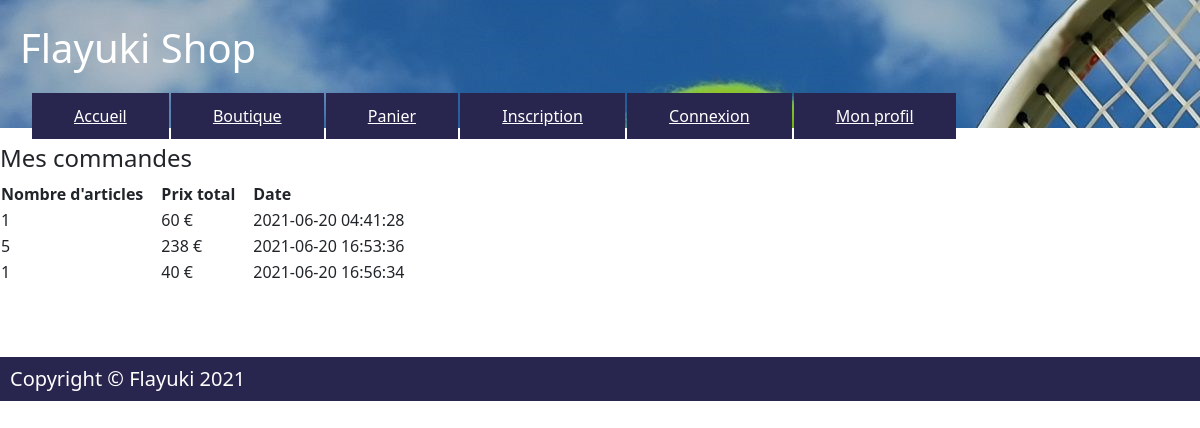
Screenshot of /commandes.php (signed in) with the database file from the repository.
### tables this page shows
CREATE TABLE `transactions` (
  `id` int(11) NOT NULL,
  `id_membre` int(11) NOT NULL,
  `date_trans` datetime NOT NULL DEFAULT CURRENT_TIMESTAMP,
  `nb_articles` int(11) NOT NULL,
  `prix` int(11) NOT NULL
);

### commandes.php (the view, shortened to what this page needs)
<?php
	require_once('includes/header.php');
    $id = $_SESSION['id'];
    $commandes = $database->prepare("SELECT * FROM transactions WHERE id_membre = $id");
    $commandes->execute();
?>
<h4> Mes commandes </h4>
<table>
    <tr>
        <th>Nombre d'articles&emsp;</th>
        <th>Prix total&emsp;</th>
        <th>Date &emsp;</th>
    </tr>
	<tr>
	<?php
	while($commande = $commandes->fetch(PDO::FETCH_OBJ))
	{
	?>
	    <td><?php echo $commande->nb_articles; ?></br></td>
	    <td><?php echo $commande->prix; ?> €</br></td>
	    <td><?php echo $commande->date_trans; ?></br></td>
	</tr>
	<?php
	}
	?>
</table>
<?php
require_once('includes/footer.php');
?>

### includes/header.php (shortened to what this page needs)
<!DOCTYPE html>
<html>
    <head>
        <link href="https://cdn.jsdelivr.net/npm/bootstrap@5.0.1/dist/css/bootstrap.min.css" rel="stylesheet">
        <link rel="stylesheet" href="main.css">
    </head>
    <body>
    <header>
        <br/><h1>Flayuki Shop</h1><br/>
        <ul class="menu">
            <li><a href="index2.php">Accueil</a></li>
            <li><a href="boutique.php?allproducts=1">Boutique</a></li>
            <li><a href="panier.php">Panier</a></li>
            <li><a href="inscription.php">Inscription</a></li>
            <li><a href="connexion.php">Connexion</a></li>
            <li><a href="connexion.php">Mon profil</a></li>
        </ul>
    </header>
</html>

### includes/footer.php
<div class="footer">
    <h5>Copyright &copy; Flayuki 2021</h5>
</div>

### main.css (style rules this page uses)
header { background-image: url("wallpaper.jpg") }
.footer { background-color:#28264E; position:relative; bottom:0; }
.footer h5 { color:white; padding:10px; }
header h1 { margin-left:20px; color: white; }
.menu { margin-left:0px; }
.menu li { display:inline; }
.menu li a { margin-right:-2px; padding:12px 42px; background-color:#28264E; color:white; }

### rows the page displays
transactions: nb_articles "1", prix "60", date_trans "2021-06-20 04:41:28"
transactions: nb_articles "5", prix "238", date_trans "2021-06-20 16:53:36"
transactions: nb_articles "1", prix "40", date_trans "2021-06-20 16:56:34"
